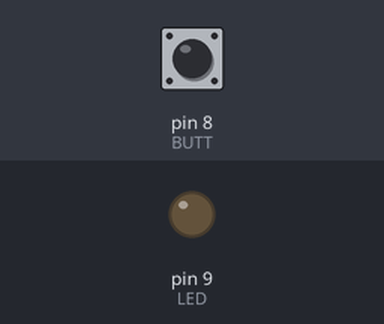
Simulated run of this sketch. Board: Arduino Uno, built with avr-gcc and run on an emulated ATmega328P. On the bench: output pins drawn as LEDs (lit = HIGH). The inputs (shaded band) are chosen by the test bench; at power-on: pin 8 (BUTT) HIGH.

Above: at 1.2 s.
1.3 s: pin 8 (BUTT) pulled LOW for 3.2 s
At 5.5 s:
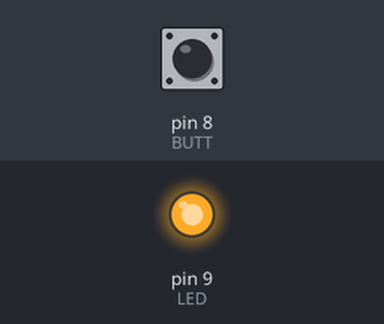
6.0 s: pin 8 (BUTT) pulled LOW for 0.15 s
At 6.8 s:
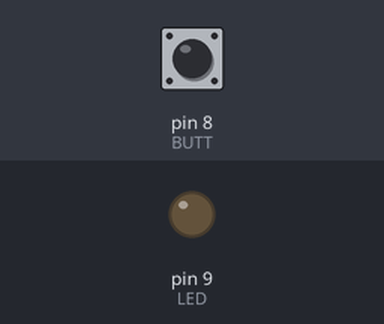
Timing chart, 0 to 9.0 s (numbered marks = the images above; inputs shaded):
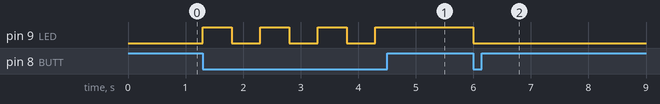

The sketch:

Lightswitch.ino
```cpp
//initialize variables
const int BUTT = 8;
const int LED = 9;

int buttonValue;
int ledState = 0; //LED is off

void setup() {
  pinMode(LED, OUTPUT);  //set pin modes
  pinMode(BUTT, INPUT_PULLUP);
}

void loop() {
   buttonValue = digitalRead(BUTT);        //read value from button

   if(buttonValue == 0 && ledState == 0){  //if button is being pressed and the button is off,
      digitalWrite(LED, HIGH);             //turn the light on.
      ledState = 1; //LED is on
      delay(500);   //Wait for hardware to stablize

   } else if(buttonValue == 0 && ledState == 1){ //if button is being pressed and the light is on,
      digitalWrite(LED, LOW);                    //turn the light off.
      ledState = 0; //LED is off
      delay(500);   //Wait for hardware to stablize
   }
}
```

Measured:
- after the input at 1.3 s, pin 9 (LED): alternates HIGH for 0.50 s and LOW for 0.50 s, 7 changes in all, then stays HIGH, starting at once
- after the input at 6.0 s, pin 9 (LED): HIGH → LOW at once
